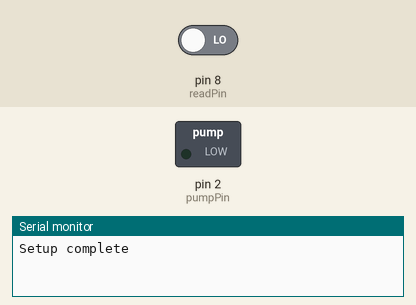
Recording of a sketch running on a simulated Arduino Uno, built with avr-gcc and run on an emulated ATmega328P. Shown: switched loads named in the sketch (green lamp = pin HIGH), the last lines printed to the serial monitor. The test bench sets the inputs (shaded band); at power-on: pin 8 (readPin) LOW. Pins used as bus, display or sensor lines are not drawn.

Above: at 5.5 s.
At 16.0 s:
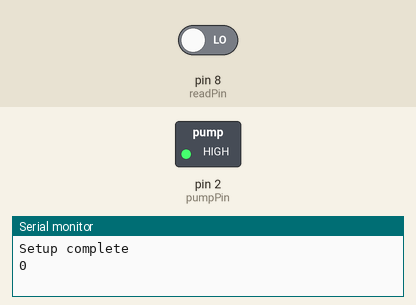
Timing chart, 0 to 27.3 s (numbered marks = the images above):
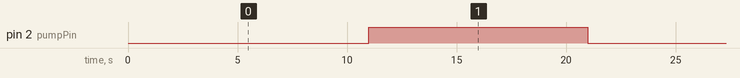

Measured:
- by itself, pin 2 (pumpPin): alternates HIGH for 10.0 s and LOW for 11.0 s

The sketch:

capSensorAutoWater.ino
```cpp
const int triggerReadPin = 7; //Used to provide power to the 555 timer circuit
const int readPin = 8; //Used to read the pulses from the 555 timer circuit
const int pumpPin = 2; //Used to trigger the water pump
void takeReading(int* a);
void waterDecision(int* value);
int highReading;
//int Lreading;
int highTime;
//int Ltime;


void setup() {

 // put your setup code here, to run once:
 pinMode(readPin,INPUT);
 pinMode(pumpPin,OUTPUT);
 pinMode(triggerReadPin, OUTPUT);
 Serial.begin(9600);
 Serial.println("Setup complete");
}

//---------------------------------

void loop() {
 takeReading( &highReading );
 Serial.println(highReading);
 waterDecision( &highReading );
}

//---------------------------------

void takeReading(int* a) {
digitalWrite(triggerReadPin, HIGH);
delay(1000);
highTime = 0;
//Ltime = 0;

for(int i=0;i<10;i++) {
  highTime += pulseIn(readPin,HIGH);
  //Ltime += pulseIn(readPin,LOW);
  }

*a = highTime/10;
//*b = Ltime/10;

return;
}

//---------------------------------

void waterDecision(int* value) {

  if (*value < 1000)
 {
   digitalWrite(pumpPin,HIGH);
   delay(10000);
   digitalWrite(pumpPin,LOW);
   Serial.println("Watered");
 }
 else if (*value >= 1000 && *value < 1500)
 {
   digitalWrite(pumpPin,LOW);
   Serial.println("Moist. Checking again in an hour.");
   delay(3600000);
 }
 else if (*value >= 1500)
 {
   digitalWrite(pumpPin,LOW);
   Serial.println("Wet. Checking again in two hours.");
   delay(7200000);
 }
 return;
}
```
